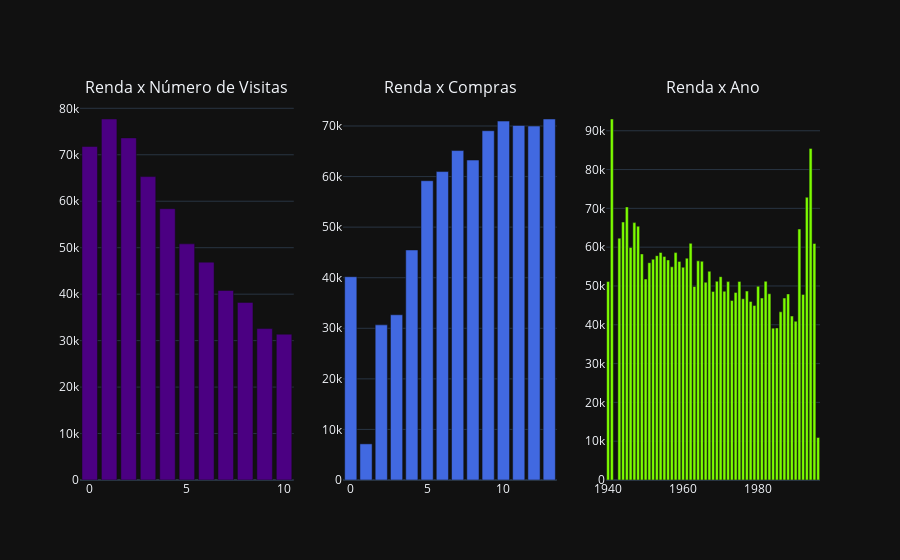

Here is the notebook cell this chart was saved with:
### Markdown cell above
Dada a nova distribuição, agora vamos investigar as relações entre as variáveis. Diante disso, busca-se responder às seguintes perguntas:
- Há relação entre renda e número de visitas mensais?
- Há relação entre renda e número de compras?
- Há relação entre ano de nascimento e renda?

### Code cell
#Verificando as relações a partir das médias agrupadas
mean_income_webvis = df['Income'].groupby(df['NumWebVisitsMonth']).mean().reset_index()
mean_income_numcom = df['Income'].groupby(df['NumStorePurchases']).mean().reset_index()
mean_income_year = df['Income'].groupby(df['Year_Birth']).mean().reset_index()

#Definindo as cores dos gráficos
colors_bivar = ['indigo', 'royalblue', 'lawngreen']

#Plotando os gráficos
dfs = [mean_income_webvis, mean_income_numcom, mean_income_year]
cols_x = [dfa.columns[0] for dfa in dfs]

fig = make_subplots(rows = 1,
                   cols = 3,
                   subplot_titles = ['Renda x Número de Visitas',
                                     'Renda x Compras',
                                     'Renda x Ano'])

for i, (var, col) in enumerate(zip(dfs, cols_x)):
    fig.add_traces(go.Bar(x=var[col],
                          y= var['Income'],
                          marker_color=colors_bivar[i],
                          showlegend=False),
                   rows = 1, cols = i+1)


fig.update_layout(bargap=0.2)

fig.show()

### Figure 1 — Plotly figure (JSON) as saved in the notebook; plotly's stock layout.template omitted (floating-point values rounded to 4 significant figures)
{"data": [{"marker": {"color": "indigo"}, "showlegend": false, "x": [0, 1, 2, 3, 4, 5, 6, 7, 8, 9, 10], "y": [71790.0, 77700.0, 73630.0, 65310.0, 58390.0, 50830.0, 46890.0, 40800.0, 38220.0, 32590.0, 31380.0], "type": "bar", "xaxis": "x", "yaxis": "y"}, {"marker": {"color": "royalblue"}, "showlegend": false, "x": [0, 1, 2, 3, 4, 5, 6, 7, 8, 9, 10, 11, 12, 13], "y": [40200.0, 7144.0, 30680.0, 32670.0, 45490.0, 59180.0, 60990.0, 65140.0, 63260.0, 69060.0, 70970.0, 70100.0, 69990.0, 71380.0], "type": "bar", "xaxis": "x2", "yaxis": "y2"}, {"marker": {"color": "lawngreen"}, "showlegend": false, "x": [1940, 1941, 1943, 1944, 1945, 1946, 1947, 1948, 1949, 1950, 1951, 1952, 1953, 1954, 1955, 1956, 1957, 1958, 1959, 1960, 1961, 1962, 1963, 1964, 1965, 1966, 1967, 1968, 1969, 1970, 1971, 1972, 1973, 1974, 1975, 1976, 1977, 1978, 1979, 1980, 1981, 1982, 1983, 1984, 1985, 1986, 1987, 1988, 1989, 1990, 1991, 1992, 1993, 1994, 1995, 1996], "y": [51140.0, 93030.0, 62320.0, 66480.0, 70380.0, 59940.0, 66330.0, 65410.0, 58260.0, 51790.0, 56000.0, 56900.0, 57810.0, 58630.0, 57610.0, 56710.0, 54940.0, 58600.0, 56320.0, 54820.0, 57160.0, 60990.0, 49860.0, 56470.0, 56360.0, 50960.0, 53780.0, 48600.0, 51210.0, 52400.0, 48630.0, 51120.0, 46270.0, 48340.0, 51180.0, 46700.0, 48680.0, 46010.0, 44960.0, 49930.0, 46890.0, 51210.0, 48000.0, 39130.0, 39190.0, 43350.0, 46890.0, 47950.0, 42250.0, 40920.0, 64680.0, 47830.0, 72860.0, 85450.0, 60940.0, 10960.0], "type": "bar", "xaxis": "x3", "yaxis": "y3"}], "layout": {"xaxis": {"anchor": "y", "domain": [0.0, 0.2889]}, "yaxis": {"anchor": "x", "domain": [0.0, 1.0]}, "xaxis2": {"anchor": "y2", "domain": [0.3556, 0.6444]}, "yaxis2": {"anchor": "x2", "domain": [0.0, 1.0]}, "xaxis3": {"anchor": "y3", "domain": [0.7111, 1.0]}, "yaxis3": {"anchor": "x3", "domain": [0.0, 1.0]}, "annotations": [{"font": {"size": 16}, "showarrow": false, "text": "Renda x Número de Visitas", "x": 0.1444, "xanchor": "center", "xref": "paper", "y": 1.0, "yanchor": "bottom", "yref": "paper"}, {"font": {"size": 16}, "showarrow": false, "text": "Renda x Compras", "x": 0.5, "xanchor": "center", "xref": "paper", "y": 1.0, "yanchor": "bottom", "yref": "paper"}, {"font": {"size": 16}, "showarrow": false, "text": "Renda x Ano", "x": 0.8556, "xanchor": "center", "xref": "paper", "y": 1.0, "yanchor": "bottom", "yref": "paper"}], "bargap": 0.2}}
